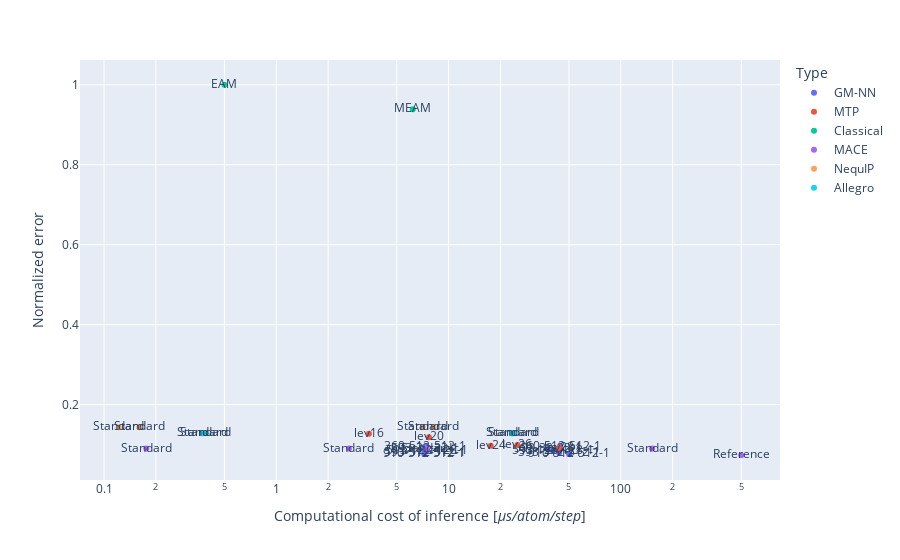

The cell this chart's notebook holds for it:
### Code cell
import plotly.express as px

fig = px.scatter(df, x='Cost', y='Normalized error', color='Type', text='Model', log_x=True)
fig.update_layout(
    xaxis_title=dict(text='Computational cost of inference [<i>μs/atom/step</i>]')
) 
#fig.update_layout(legend=dict(
#    yanchor
#))

### Figure 1 — Plotly figure (JSON) as saved in the notebook; plotly's stock layout.template omitted (floating-point values rounded to 4 significant figures)
{"data": [{"hovertemplate": "Type=GM-NN<br>Cost=%{x}<br>Normalized error=%{y}<br>Model=%{text}<extra></extra>", "legendgroup": "GM-NN", "marker": {"color": "#636efa", "symbol": "circle"}, "mode": "markers+text", "name": "GM-NN", "orientation": "v", "showlegend": true, "text": ["593-512-512-1", "593-128-128-1", "593-32-32-1", "360-512-512-1", "910-512-512-1", "593-512-512-1", "593-128-128-1", "593-32-32-1", "360-512-512-1", "910-512-512-1"], "type": "scatter", "x": [43.81, 40.42, 37.54, 44.25, 50.04, 7.25, 7.47, 7.28, 7.3, 7.23], "xaxis": "x", "y": [0.07977, 0.0845, 0.08864, 0.09512, 0.07621, 0.07977, 0.0845, 0.08864, 0.09512, 0.07621], "yaxis": "y"}, {"hovertemplate": "Type=MTP<br>Cost=%{x}<br>Normalized error=%{y}<br>Model=%{text}<extra></extra>", "legendgroup": "MTP", "marker": {"color": "#EF553B", "symbol": "circle"}, "mode": "markers+text", "name": "MTP", "orientation": "v", "showlegend": true, "text": ["lev16", "lev20", "lev24", "lev26", "lev28"], "type": "scatter", "x": [3.45, 7.69, 17.57, 25.1, 43.78], "xaxis": "x", "y": [0.127, 0.1182, 0.09703, 0.09907, 0.09132], "yaxis": "y"}, {"hovertemplate": "Type=Classical<br>Cost=%{x}<br>Normalized error=%{y}<br>Model=%{text}<extra></extra>", "legendgroup": "Classical", "marker": {"color": "#00cc96", "symbol": "circle"}, "mode": "markers+text", "name": "Classical", "orientation": "v", "showlegend": true, "text": ["EAM", "MEAM"], "type": "scatter", "x": [0.5, 6.2], "xaxis": "x", "y": [1, 0.939], "yaxis": "y"}, {"hovertemplate": "Type=MACE<br>Cost=%{x}<br>Normalized error=%{y}<br>Model=%{text}<extra></extra>", "legendgroup": "MACE", "marker": {"color": "#ab63fa", "symbol": "circle"}, "mode": "markers+text", "name": "MACE", "orientation": "v", "showlegend": true, "text": ["Reference", "Standard", "Standard", "Standard", "Standard"], "type": "scatter", "x": [500, 151.9, 2.639, 0.1759, 7.465], "xaxis": "x", "y": [0.07329, 0.08998, 0.08998, 0.08998, 0.08998], "yaxis": "y"}, {"hovertemplate": "Type=NequIP<br>Cost=%{x}<br>Normalized error=%{y}<br>Model=%{text}<extra></extra>", "legendgroup": "NequIP", "marker": {"color": "#FFA15A", "symbol": "circle"}, "mode": "markers+text", "name": "NequIP", "orientation": "v", "showlegend": true, "text": ["Standard", "Standard", "Standard", "Standard"], "type": "scatter", "x": [0.1602, 8.191, 7.077, 0.1218], "xaxis": "x", "y": [0.1434, 0.1434, 0.1434, 0.1434], "yaxis": "y"}, {"hovertemplate": "Type=Allegro<br>Cost=%{x}<br>Normalized error=%{y}<br>Model=%{text}<extra></extra>", "legendgroup": "Allegro", "marker": {"color": "#19d3f3", "symbol": "circle"}, "mode": "markers+text", "name": "Allegro", "orientation": "v", "showlegend": true, "text": ["Standard", "Standard", "Standard", "Standard"], "type": "scatter", "x": [0.3896, 23.71, 23.32, 0.3713], "xaxis": "x", "y": [0.1285, 0.1285, 0.1285, 0.1285], "yaxis": "y"}], "layout": {"legend": {"title": {"text": "Type"}, "tracegroupgap": 0}, "margin": {"t": 60}, "xaxis": {"anchor": "y", "domain": [0, 1], "title": {"text": "Computational cost of inference [<i>μs/atom/step</i>]"}, "type": "log"}, "yaxis": {"anchor": "x", "domain": [0, 1], "title": {"text": "Normalized error"}}}}
